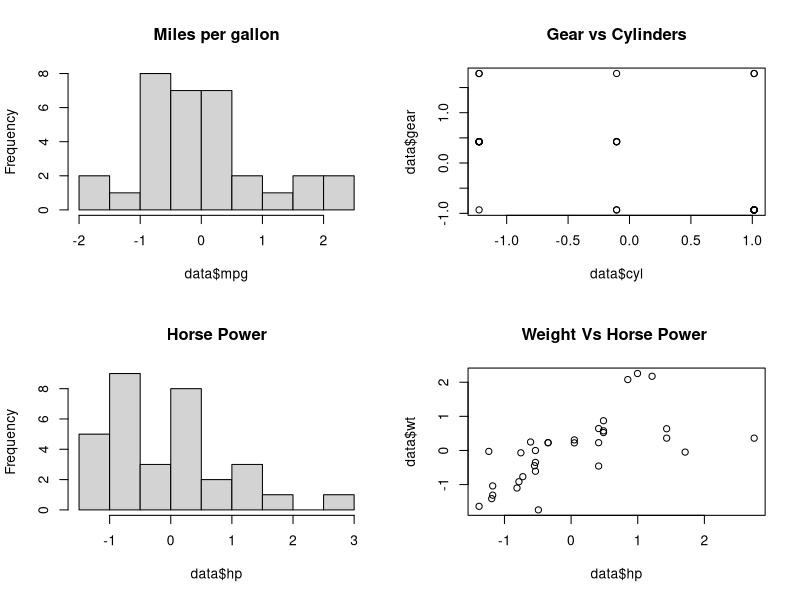
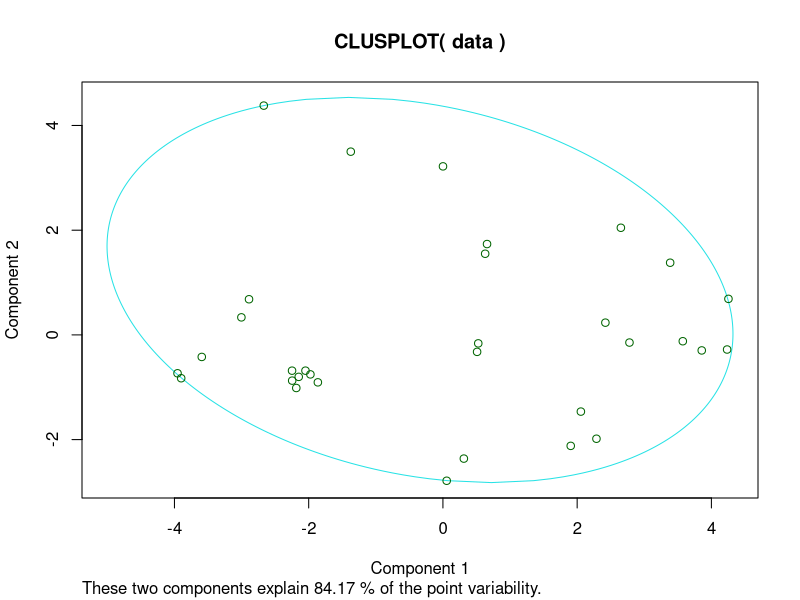
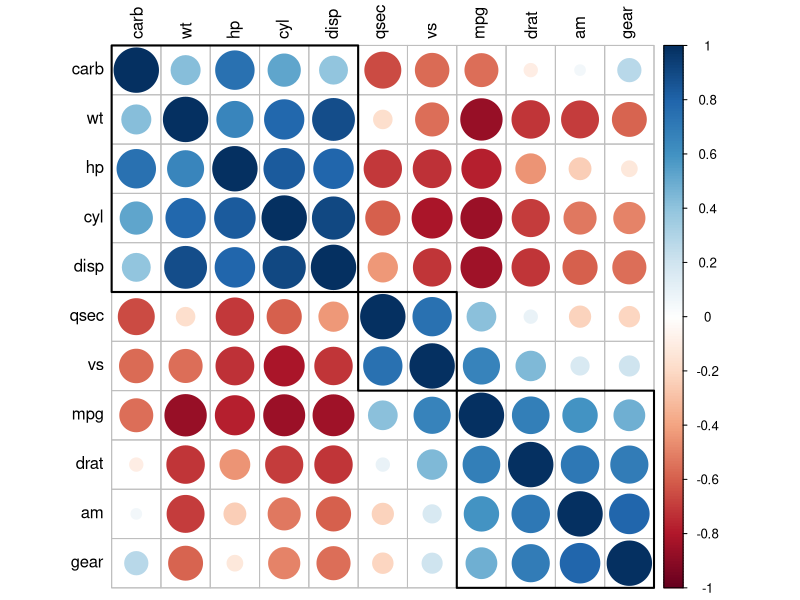

Source code (R) for these figures, in order: (Note: this script raises an error after producing the figures.)
# Clustering

## Which algorithm to choose?
# K-means clustering can handle larger datasets than hierarchical cluster approaches. 
# Additionally, observations are not permanently committed to a cluster. 
# They are moved when doing so improves the overall solution. 
# However, the use of means implies that all variables must be continuous and the approach can be severely 
# affected by outliers. They also perform poorly in the presence of non-convex (e.g., U-shaped) clusters.

# See also sklearn.cluster documentation for useful table: http://scikit-learn.org/stable/modules/clustering.html

# Also useful: http://cran.r-project.org/web/views/Cluster.html

# ---------------------------------------------------------------------------------------------------------------------
## Load data
data <- mtcars
head(data)
dim(data)

## Prepare data
data <- na.omit(data) # listwise deletion of missing
data <- as.data.frame(scale(data)) # standardize variables

## Exploratory plots
windows()
par(mfrow=c(2,2))
hist(data$mpg,main="Miles per gallon")
plot(data$cyl, data$gear, main = "Gear vs Cylinders")
hist(data$hp, main = "Horse Power")
plot(data$hp, data$wt, main = "Weight Vs Horse Power ")
plot

## Plot the observations according to the first two components
library(cluster)
windows()
clusplot(data,kmeans(data,1)$cluster,lines=2,labels=0)

## Test correlations
library(corrplot) # see also: http://cran.r-project.org/web/packages/corrplot/vignettes/corrplot-intro.html
M <- cor(data)    # calculate the correlation matrix

windows()
corrplot(M,order="hclust",tl.col="black",addrect=3)

cor.mtest <- function(mat, conf.level = 0.95) {
  mat <- as.matrix(mat)
  n <- ncol(mat)
  p.mat <- lowCI.mat <- uppCI.mat <- matrix(NA, n, n)
  diag(p.mat) <- 0
  diag(lowCI.mat) <- diag(uppCI.mat) <- 1
  for (i in 1:(n - 1)) {
    for (j in (i + 1):n) {
      tmp <- cor.test(mat[, i], mat[, j], conf.level = conf.level)
      p.mat[i, j] <- p.mat[j, i] <- tmp$p.value
      lowCI.mat[i, j] <- lowCI.mat[j, i] <- tmp$conf.int[1]
      uppCI.mat[i, j] <- uppCI.mat[j, i] <- tmp$conf.int[2]
    }
  }
  return(list(p.mat, lowCI.mat, uppCI.mat))
}

res <- cor.mtest(data, 0.95)

windows()
corrplot.mixed(M,lower="circle",upper="number", order="hclust",tl.col="black", p.mat = res1[[1]], sig.level = 0.05)

## Determine the features that are highly correlated
highlyCor <- findCorrelation(M, cutoff = 0.75)
# Remove highly correlated features from data
data_filt <- data[,-highlyCor]
colnames(data)[highlyCor]

# Make new corrplots of filtered data
M_filt <- cor(data_filt)

windows()
corrplot(M_filt,order="hclust",tl.col="black")
res <- cor.mtest(data_filt, 0.95)
windows()
corrplot.mixed(M_filt,lower="circle",upper="number", order="hclust",tl.col="black", p.mat = res[[1]], sig.level = 0.05)

# ---------------------------------------------------------------------------------------------------------------------

## K Means
# Determine number of clusters
wss <- (nrow(data_filt)-1)*sum(apply(data_filt,2,var))      # within sum of squares for full data set (so for #clusters = 1)
for (i in 2:15) wss[i] <- sum(kmeans(data_filt, 
                                     centers=i)$withinss)
windows()
plot(1:15, wss, type="b", xlab="Number of Clusters",
     ylab="Within groups sum of squares")

# From this plot, determine the flexion point and form the clusters
cl_Kmeans <- kmeans(data_filt, centers=5)
cl_Kmeans$cluster                     # cluster indices

## K Means using fpc // pamk
library(fpc)
cl_pamK <- pamk(data_filt,krange=2:15)
# optimal numer of clusters:
cl_pamK$nc
cl_pamK$pamobject$clustering          # cluster indices

# ---------------------------------------------------------------------------------------------------------------------

## Hierarchical Clustering

# Using hclust
d <- dist(data_filt, method = "euclidean")  # need to calculate a distance matrix first
clustree <- hclust(d, method="ward.D")      # calculate a dendogram
windows()
plot(clustree)                              # display dendogram
cl_hier5 <- cutree(clustree, k=5)           # cut tree into 5 clusters  # = cluster indexes
rect.hclust(clustree, k=5, border="red")    # draw dendogram with red borders around the 5 clusters 

windows()
plot(clustree)                              # display dendogram
cl_hier12 <- cutree(clustree, k=12)         # cut tree into 12 clusters
rect.hclust(clustree, k=12, border="red")   # draw dendogram with red borders around the 12 clusters 

# using 'pvclust'
library(pvclust)
data_filt_T <- t(data_filt)                 # clusters columns instead of rows, so need to transpose data first!
pvclustree <- pvclust(data_filt_T, method.hclust="ward.D",
               method.dist="euclidean")
plot(pvclustree) # dendogram with p values
# add rectangles around groups highly supported by the data
pvrect(pvclustree, alpha=.95)
cl_pvclust <- pvpick(pvclustree, alpha=.95)
cl_pvclust$clusters                         # list of observations that fall in each cluster (does not include ALL observations!)
# ---------------------------------------------------------------------------------------------------------------------

## Model-ased clustering
library(mclust)
cl_mclust <- Mclust(data_filt)
plot(cl_mclust) # plot results 
summary(cl_mclust) # display the best model
cl_mclust$classification                    # cluster indices

# ---------------------------------------------------------------------------------------------------------------------

# Plotting cluster results
library(cluster)
windows()
clusplot(data_filt, cl_Kmeans$cluster, color=TRUE, shade=TRUE, 
         labels=2, lines=0)

# centroid plot (from the fpc package)
windows()
plotcluster(data_filt, cl_Kmeans$cluster)
windows()
plotcluster(data_filt, cl_pamK$pamobject$clustering)

# ---------------------------------------------------------------------------------------------------------------------

## Comparing the accuracy of various clustering results
d <- dist(data_filt, method = "euclidean")  # need to calculate a distance matrix first
cluster.stats(d, cl_Kmeans$cluster, alt.clustering = cl_pamK$pamobject$clustering)

cluster.stats(d, cl_pamK$pamobject$clustering, alt.clustering = cl_Kmeans$cluster )

## Internal evaluation (when there is no labeled data)
# Dunn index  [dunn]   -->  ratio between the minimal inter-cluster distance to maximal intra-cluster distance
#                      --> better model IF high
# Silhouette  [avg.silwidth]   -->  contrasts the average distance to elements in the same cluster with the average distance to elements in other clusters
#                      --> better model IF high
# Davies-Bouldin --> better model IF small

## External evaluation (when there is labeled data to check the clusters)
# Adjusted Rand index --> adjustedRandIndex(clusterPred, clusterTruth)  (from mclust package) (-1: no agreement, 1: perfect agreement)
# F score
# Confusion matrix --> confusionMatrix(clusterPred, clusterTruth)

# ---------------------------------------------------------------------------------------------------------------------

## Determine feature importance
library(randomForest)

data_clust <- data.frame(data_filt, Cluster = as.factor(cl_Kmeans$cluster))
rf <- randomForest(Cluster~., data = data_clust, ntree = 100, importance = TRUE)
imp <- importance(rf, type=1)
featureImportance <- data.frame(Feature=row.names(imp), Importance=imp[,1])

windows()
p <- ggplot(featureImportance, aes(x=reorder(Feature, Importance), y=Importance)) +
  geom_bar(stat="identity", fill="#53cfff") +
  coord_flip() + 
  theme_light(base_size=20) +
  xlab("Importance") +
  ylab("") + 
  ggtitle("Random Forest Feature Importance\n") +
  theme(plot.title=element_text(size=18))
print(p)

# ---------------------------------------------------------------------------------------------------------------------

## Repeating the analysis with the full data (not removing highly correleated features)

cl_full_Kmeans <- kmeans(data, centers=5)
data_clust_full <- data.frame(data, Cluster = as.factor(cl_Kmeans$cluster))

rf <- randomForest(Cluster~., data = data_clust_full, ntree = 100, importance = TRUE)

## Confusion matrix for Random Forest model
rf$confusion

## Calculate feature importance
imp <- importance(rf, type=1)
featureImportance <- data.frame(Feature=row.names(imp), Importance=imp[,1])

windows()
p <- ggplot(featureImportance, aes(x=reorder(Feature, Importance), y=Importance)) +
  geom_bar(stat="identity", fill="#53cfff") +
  coord_flip() + 
  theme_light(base_size=20) +
  xlab("Importance") +
  ylab("") + 
  ggtitle("Random Forest Feature Importance\n") +
  theme(plot.title=element_text(size=18))
print(p)

cluster.stats(d, cl_Kmeans$cluster, alt.clustering = cl_full_Kmeans$cluster)$dunn
cluster.stats(d, cl_full_Kmeans$cluster, alt.clustering = cl_Kmeans$cluster)$dunn  # --> better

cluster.stats(d, cl_Kmeans$cluster, alt.clustering = cl_full_Kmeans$cluster)$avg.silwidth  # --> better
cluster.stats(d, cl_full_Kmeans$cluster, alt.clustering = cl_Kmeans$cluster)$avg.silwidth

# ---------------------------------------------------------------------------------------------------------------------

## Special cases:

# Sparse data: # features >> # observations  
# --> 'sparcl' package
# Sparse K-means --> KMeansSparseCluster
# Sparse hierarchical clustering --> HierarchicalSparseCluster

# features are a mix of numeric and categorical variables 
# --> First, calculate the dissimilarity matrix using daisy (from 'cluster' package). Make sure to set the metric to "gower"
# d <- daisy(data, metric = "gower")
# Then, cluster using hierarchical clustering
